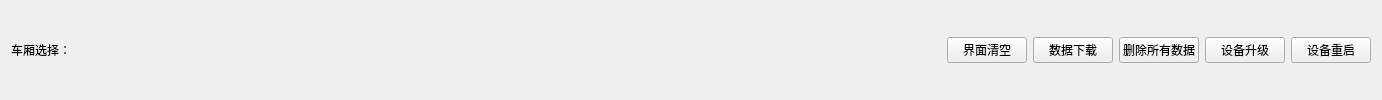
    <widget class="QWidget" name="widget_title" native="true">
     <property name="sizePolicy">
      <sizepolicy hsizetype="Preferred" vsizetype="Fixed">
       <horstretch>0</horstretch>
       <verstretch>0</verstretch>
      </sizepolicy>
     </property>
     <layout class="QHBoxLayout" name="horizontalLayout">
      <item>
       <widget class="QLabel" name="label">
        <property name="text">
         <string>车厢选择：</string>
        </property>
       </widget>
      </item>
      <item>
       <widget class="QWidget" name="widget_wagons" native="true"/>
      </item>
      <item>
       <spacer name="horizontalSpacer">
        <property name="orientation">
         <enum>Qt::Horizontal</enum>
        </property>
        <property name="sizeHint" stdset="0">
         <size>
          <width>864</width>
          <height>20</height>
         </size>
        </property>
       </spacer>
      </item>
      <item>
       <widget class="QPushButton" name="btn_clear">
        <property name="text">
         <string>界面清空</string>
        </property>
       </widget>
      </item>
      <item>
       <widget class="QPushButton" name="btn_Datadownload">
        <property name="text">
         <string>数据下载</string>
        </property>
       </widget>
      </item>
      <item>
       <widget class="QPushButton" name="btn_deleteData">
        <property name="text">
         <string>删除所有数据</string>
        </property>
       </widget>
      </item>
      <item>
       <widget class="QPushButton" name="btn_DeviceUpgrade">
        <property name="text">
         <string>设备升级</string>
        </property>
       </widget>
      </item>
      <item>
       <widget class="QPushButton" name="btn_reboot">
        <property name="text">
         <string>设备重启</string>
        </property>
       </widget>
      </item>
     </layout>
    </widget>
